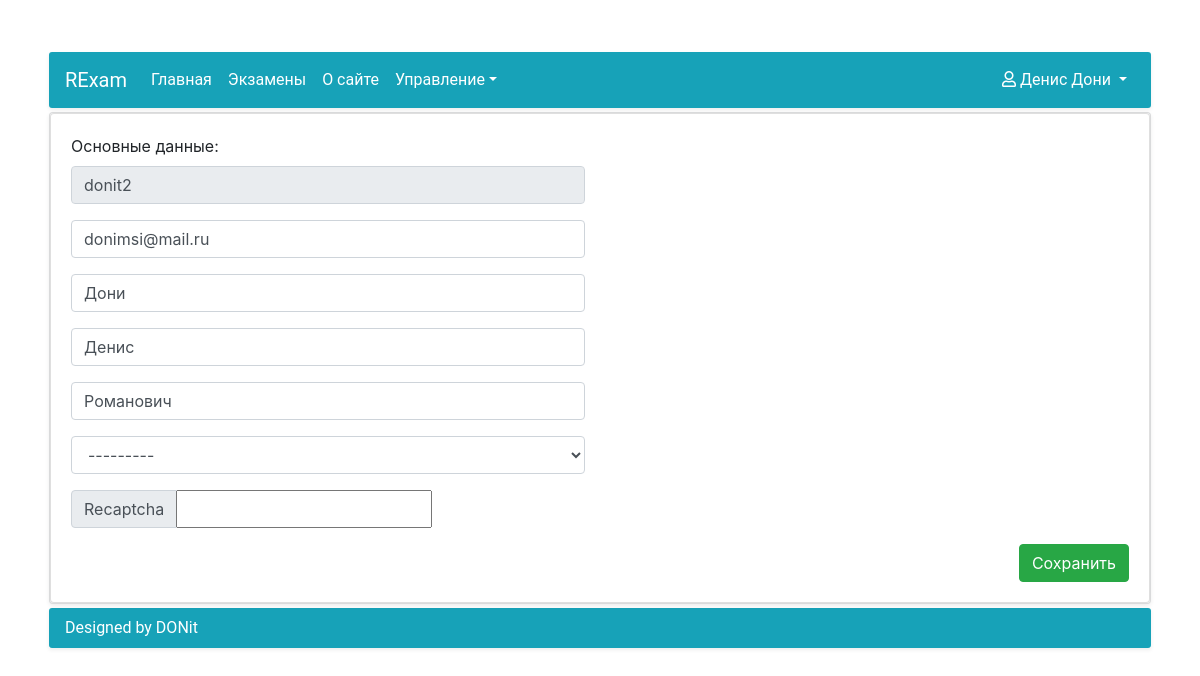
Page /account/user_update/3 (signed in) on the committed database.
### Accounts/models.py (models this page shows, shortened)
class UserAccount(AbstractUser):
    middle_name = models.CharField(max_length=20, blank=True, null=False, verbose_name=u'Отчество')
    study_group = models.ForeignKey(StudyGroup, on_delete=models.SET_NULL, null=True, blank=True)
    REQUIRED_FIELDS = ['email', 'first_name', 'last_name']
    class Meta:
        verbose_name = u'Пользователь'
        verbose_name_plural = u'Пользователи'

### Accounts/views.py (the view)
# urls.py: path('user_update/<pk>', ProfileUpdate.as_view(), name='ProfileUpdate'),
class ProfileUpdate(PermissionRequiredMixin, UpdateView):
    template_name = 'Accounts/Profile.html'
    form_class = UserProfileForm
    model = UserAccount
    success_url = reverse_lazy('UserList')
    permission_required = 'Accounts.change_useraccount'

### Accounts/models.py (called while the page is built)
    def __str__(self):
        return self.group_name

### Accounts/templates/Accounts/Profile.html (shortened to what this page needs)
{% extends 'RExam/BaseContent.html' %}
{% load recaptcha2 %}
{% block content %}
    <div class="card bg-light shadow-sm m-1">
        <div class="card">
            <form class="card-body" action="" method="POST">
                <div class="row">
                    <div class="login_data col-sm-6 col-12">
                        <div class="header mb-2">Основные данные:</div>
                        {% for field in form %}
                            {% if not field.label %}
                                <div class="form-group">
                                    {{ field }}
                                </div>
                            {% else %}
                                <div class="form-group">
                                    <div class="input-group">
                                        <div class="input-group-prepend">
                                            <span class="input-group-text">{{ field.label }}</span>
                                        </div>
                                        {{ field }}
                                    </div>
                                </div>
                            {% endif %}
                        {% endfor %}
                        </div>
                </div>
                <div class="d-flex justify-content-end">
                    <button class="btn btn-success" type="submit">Сохранить</button>
                </div>
            </form>
        </div>
    </div>
{% endblock content %}

### RExam/templates/RExam/BaseContent.html (shortened to what this page needs)
{% extends 'RExam/base.html' %}
{% block body_start %}
    <div class="d-flex justify-content-center h-100">
        <div class="container mt-lg-5">
            <nav class="navbar navbar-expand-lg navbar-dark bg-info menu shadow-sm m-1">
                <a class="navbar-brand" href="{% url 'HomePage' %}">RExam</a>
                <div class="collapse navbar-collapse" id="navbarSupportedContent">
                    <ul class="navbar-nav mr-auto">
                        <li class="nav-item active">
                            <a class="nav-link" href="{% url 'HomePage' %}">Главная</a>
                        </li>
                        <li class="nav-item active">
                            <a class="nav-link" href="{% url 'ListExams' %}">Экзамены</a>
                        </li>
                        <li class="nav-item active">
                            <a class="nav-link" href="{% url 'AboutPage' %}">О сайте</a>
                        </li>
                        {% if user.is_staff %}
                            <li class="nav-item active dropdown">
                                <a class="nav-link dropdown-toggle active" href="#" id="navbarDropdown" role="button"
                                   data-toggle="dropdown" aria-haspopup="true" aria-expanded="false">Управление</a>
                            </li>
                        {% endif %}
                    </ul>
                    <ul class="nav navbar-nav navbar-right">
                        <li class="nav-item dropdown align-right">
                            <a class="nav-link dropdown-toggle active" href="#" id="navbarDropdown" role="button"
                               data-toggle="dropdown"
                               aria-haspopup="true" aria-expanded="false"><i class="far fa-user"></i>
                                {{ user.get_full_name }}
                            </a>
                        </li>
                    </ul>
                </div>
            </nav>
            {% block content %}{% endblock content %}
            <div class="footer shadow-sm m-1">
                <div class="footer-content bg-info">Designed by DONit</div>
            </div>
        </div>
    </div>
{% endblock body_start %}

### RExam/static/RExam/style.css (style rules this page uses)
html, body { height: 100%; margin: 0; padding: 0; }
body { background: #ffffff; }
.footer-content { font-family: Roboto, sans-serif; border-radius: 3px; color: white; padding: .5rem 1rem; }
.menu { font-family: Roboto, sans-serif; border-radius: 3px; }

### rows in the picture
UserAccount: get_full_name "Денис Дони"
UserAccount: form "donit2" "donimsi@mail.ru" "Дони" "Денис" "Романович" "---------"

### other values in the picture
{{ field.label }} "Recaptcha"
